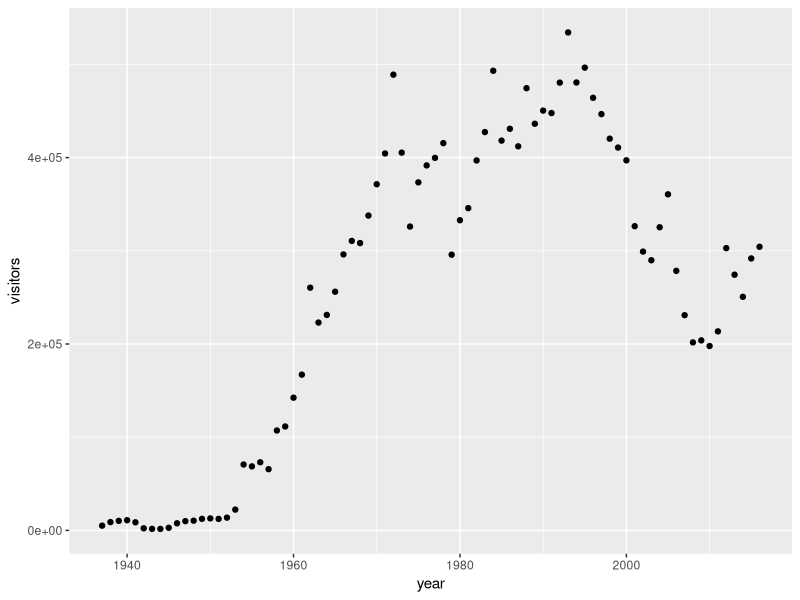

R code for this plot:
## ---- chunk 1
knitr::opts_chunk$set(echo = TRUE)
## ---- chunk 2
library(tidyverse) # install.packages('tidyverse')

np_visit <- read_csv("data/np_visit.csv")
## ---- chunk 3
library(tidyverse)

np_visit <- read_csv("data/np_visit.csv")

dino_nm <- np_visit %>% 
  filter(park_name == "Dinosaur National Monument")
  
ggplot(data = dino_nm, aes(x = year, y = visitors)) +
  geom_point()
## ---- chunk 4
## wrangling code:
np_ca <- np_visit %>% 
  filter(state == "CA" & type == "National Park") %>% 
  arrange(park_name, year)

## plotting code:

## ---- chunk 5
## wrangling code:
np_ca <- np_visit %>% # introduce pipe operator!
  filter(state == "CA" & type == "National Park") %>% 
  arrange(park_name, year)

## plotting code:

## ---- chunk 6
## wrangling code:
visit_16 <- np_visit %>% 
  filter(year == 2016) %>% 
  filter(type == "National Park" | 
           type == "National Monument")
## plotting code:

## ---- chunk 7
## wrangling code:
per_state <- np_visit %>% 
  group_by(state) %>% 
  mutate(n_parks = n()) %>% 
  select(state, n_parks) %>% 
  distinct() %>% 
  arrange(desc(n_parks)) %>% 
  ungroup()

## plotting code:

## ---- chunk 8
## wrangling:
np_ca <- np_visit %>% # introduce pipe operator?
  filter(state == "CA" & type == "National Park") %>% 
  arrange(park_name, year)

## plotting code:
